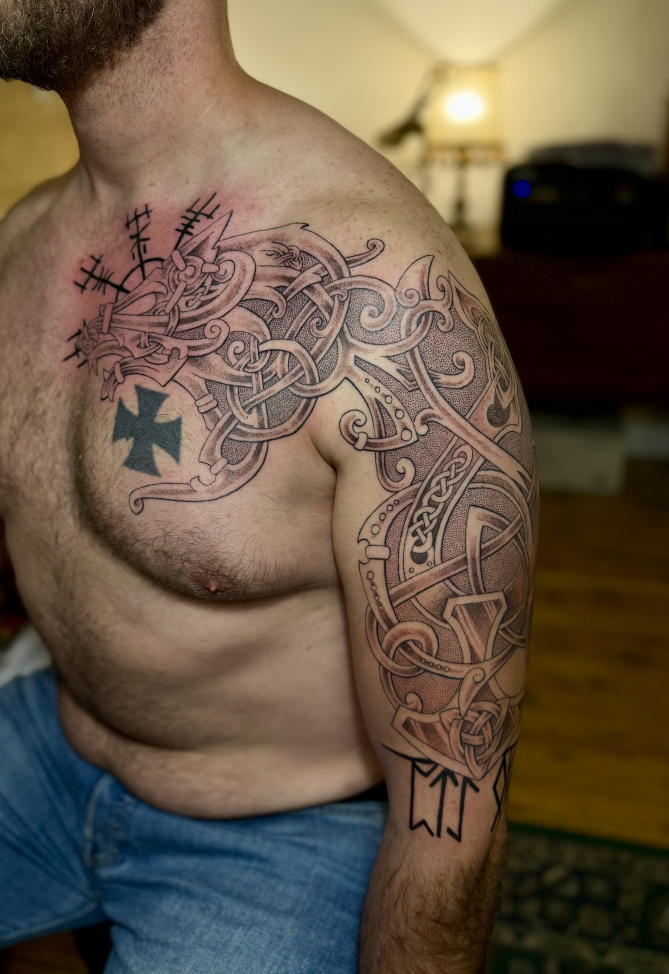
#> input picture photos/img-4792.jpg, 3344 x 4869 px (shown at 1/5 size); its folder holds 4 pictures in this run; the run also reads 2 pictures not shown here
$ python galerie.py
#> lines starting #> are read from the running program, lines starting #| are printed output that depends on the picture
"""Écrit la galerie en dur dans index.html (entre GALERIE:START et GALERIE:END)
pour que Google et les IA voient les photos sans exécuter de JavaScript.
Au passage : noms de fichiers propres (sans espaces ni accents) et photos ramenées à 1400 px.
Lancé par .github/workflows/galerie.yml à chaque envoi dans photos/."""
import html, os, re, unicodedata, urllib.parse
from PIL import Image, ImageOps

ROOT = os.path.dirname(os.path.dirname(os.path.abspath(__file__)))
IMG = re.compile(r'\.(jpe?g|png|webp|gif|avif)$', re.I)

def alt(name):  # même règle que l'ancien altFromName du site
    base = re.sub(r'[-_\s]+', ' ', IMG.sub('', name))
    base = re.sub(r'^\d{4} \d{2}( \d{2})? ?', '', base).strip()
    return f"Tatouage {base or 'fine line et dotwork'} - Barbe Noire Tattoo, Mouvaux"

def slug(name):  # « Tattoo Rose des vents.JPG » → « rose-des-vents.jpg »
    base, ext = os.path.splitext(name)
    base = unicodedata.normalize('NFKD', base).encode('ascii', 'ignore').decode().lower()
    base = re.sub(r'[^a-z0-9]+', '-', base).strip('-')
    base = re.sub(r'^(tattoo|tatouage)-', '', base) or 'tatouage'
    return base + ext.lower().replace('.jpeg', '.jpg')

def normalize(folder):
    """Renomme proprement et ramène à 1400 px max les photos envoyées telles quelles."""
#> called with folder = 'photos'
    for name in sorted(os.listdir(folder)):
        if not IMG.search(name):
            continue
        src = os.path.join(folder, name)
        new = slug(name)
        if new != name:
            stem, ext = os.path.splitext(new)
            i = 2
            while os.path.exists(os.path.join(folder, new)):
                new = f'{stem}-{i}{ext}'; i += 1
            os.rename(src, os.path.join(folder, new))
            src = os.path.join(folder, new)
        im = Image.open(src)
#> im is the input picture: PIL image 3344x4869 RGB; mean R, G, B 102.9, 87.1, 69.7
        if max(im.size) > 1400 and im.format in ('JPEG', 'PNG', 'WEBP'):
            fmt = im.format
            im = ImageOps.exif_transpose(im)
            im.thumbnail((1400, 1400))
            if fmt == 'JPEG':
                im.convert('RGB').save(src, quality=80, optimize=True, progressive=True)
            else:
                im.save(src, optimize=True)

normalize(os.path.join(ROOT, 'photos'))
names = sorted((n for n in os.listdir(os.path.join(ROOT, 'photos')) if IMG.search(n)), reverse=True)
def size(n):  # largeur et hauteur réelles, déclarées dans la balise pour que la page ne bouge pas au chargement
#> called with n = 'img-7026-snapseedcopy.jpg'
    with Image.open(os.path.join(ROOT, 'photos', n)) as im:
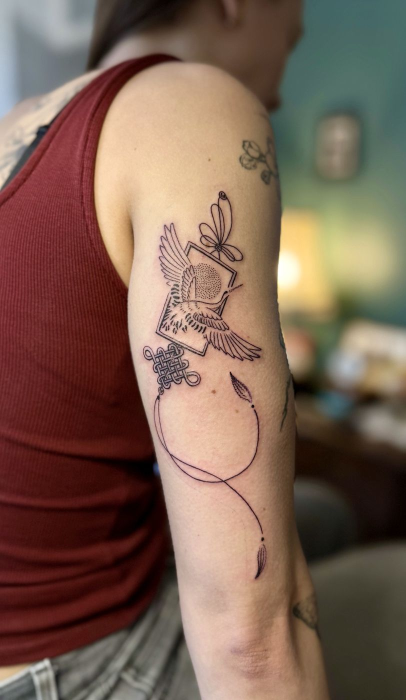
#> im: PIL image 812x1400 RGB (shown at 1/2 size); mean R, G, B 124.6, 98.4, 83.7
        return ImageOps.exif_transpose(im).size

items = [
    f'<button class="gallery-item" aria-label="Agrandir : {html.escape(alt(n))}">'
    f'<img src="photos/{urllib.parse.quote(n)}" alt="{html.escape(alt(n))}" width="{w}" height="{h}" loading="lazy" decoding="async"></button>'
    for n in names for w, h in [size(n)]
] or ['<div class="gallery-empty" id="galleryEmpty">La galerie se prépare. Retrouvez en attendant tous mes travaux sur Instagram.</div>']

path = os.path.join(ROOT, 'index.html')
#> (the run stopped early here; a loop or call above may not have finished)
